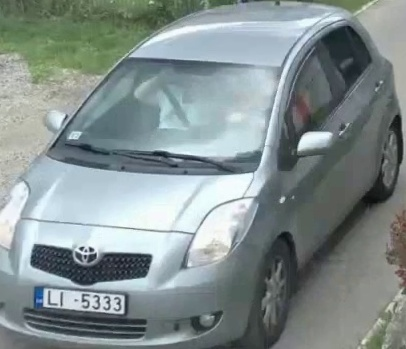
#> input picture fisheye_simulation/reid_images_fisheye_simulated/id_10_frame_1546.jpg, 406 x 349 px, given as the content of the folder ome/tomass/tomass/data/EDI_Cam_testData/summer_vid/vid1/cam1, which was not available
$ python simulate_distortion.py   (older library calls are emulated)
#> lines starting #> are read from the running program, lines starting #| are printed output that depends on the picture; pictures that were not available may be replaced by others from this repository, and a replacement may not be noted
#> further down, img is the input picture: shape (349, 406, 3); mean B, G, R 143.1, 143.3, 131.4
import os
import cv2
import numpy as np
from glob import glob
from random import randint
from tqdm import tqdm

# Configuration
input_dir = "/home/tomass/tomass/data/EDI_Cam_testData/summer_vid/vid1/cam1"  # folder with clean vehicle crops
output_dir = "fisheye_simulation/reid_images_fisheye_simulated"
os.makedirs(output_dir, exist_ok=True)


fisheye_img_size = (2048, 2048)
# Simulated fisheye camera intrinsics
fx = fy = fisheye_img_size[0] // 2
cx, cy = fisheye_img_size[0] // 2, fisheye_img_size[1] // 2  # center of image
K = np.array([[fx,  0, cx],
              [0,  fy, cy],
              [0,   0,  1]], dtype=np.float64)
# Realistic fisheye distortion coefficients for ~180° FOV fisheye lens
D = np.array([-0.3, 0.1, 0.0, 0.0], dtype=np.float64)

def apply_fisheye_distortion_to_crop(crop_img):
    h, w = crop_img.shape[:2]
#> h = 349; w = 406

    # Random top-left position in fisheye canvas where crop will be placed
    max_x = fisheye_img_size[0] - w
#> max_x = 1642
    max_y = fisheye_img_size[1] - h
#> max_y = 1699

    # Avoid placing the crop too close to borders (padding ~400 px)
    margin = 500
    safe_max_x = fisheye_img_size[0] - w - margin
#> safe_max_x = 1142
    safe_max_y = fisheye_img_size[1] - h - margin
#> safe_max_y = 1199

    x_offset = np.random.randint(margin, safe_max_x + 1)
#> x_offset = 1059
    y_offset = np.random.randint(margin, safe_max_y + 1)
#> y_offset = 1129

    # Embed crop into black fisheye canvas
    canvas = np.zeros((fisheye_img_size[1], fisheye_img_size[0], 3), dtype=np.uint8)
    canvas[y_offset:y_offset + h, x_offset:x_offset + w] = crop_img
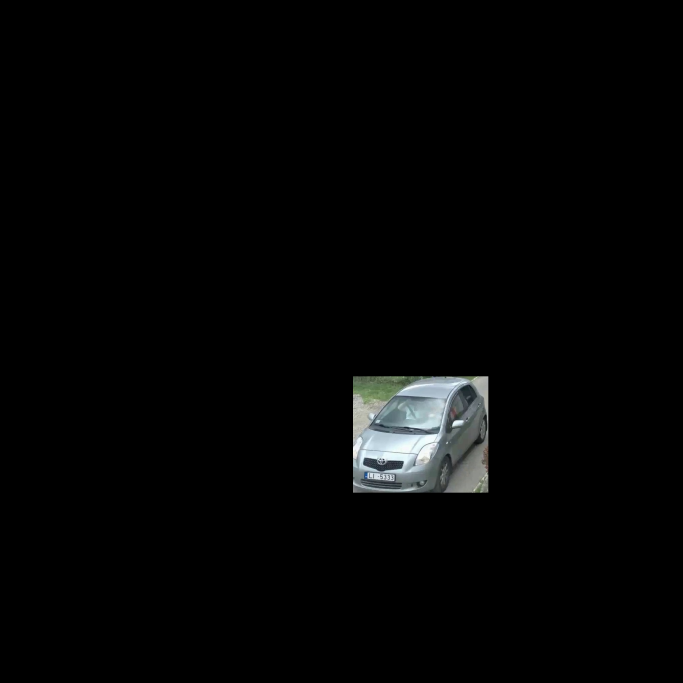
#> canvas: shape (2048, 2048, 3) (shown at 1/3 size); mean B, G, R 4.8, 4.8, 4.4

    # Create new camera matrix (optional, but safe)
    new_K = K.copy()

    # Undistort + distort maps
    map1, map2 = cv2.fisheye.initUndistortRectifyMap(
        K, D, np.eye(3), new_K, fisheye_img_size, cv2.CV_16SC2
    )
    distorted_canvas = cv2.remap(canvas, map1, map2, interpolation=cv2.INTER_LINEAR, borderMode=cv2.BORDER_CONSTANT)
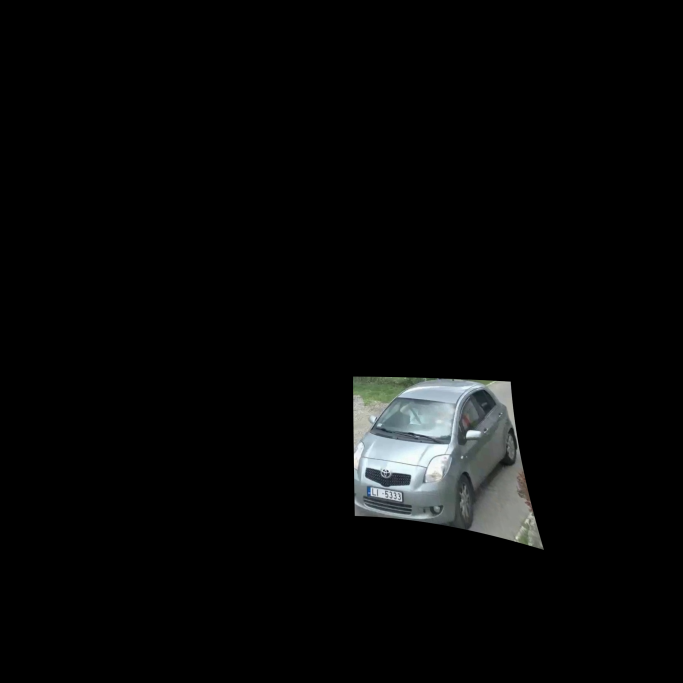
#> distorted_canvas: shape (2048, 2048, 3) (shown at 1/3 size); mean B, G, R 7.5, 7.5, 6.9

    # Crop the same region after distortion
    distorted_crop = distorted_canvas[y_offset:y_offset + h, x_offset:x_offset + w]
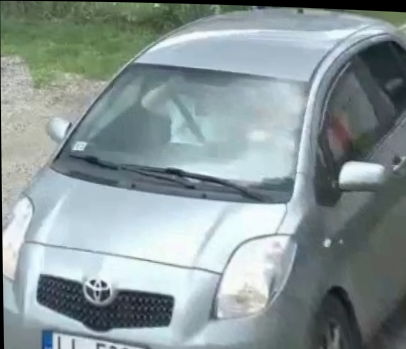
#> distorted_crop: shape (349, 406, 3); mean B, G, R 152.1, 150.9, 137

    # [4 lines of commented-out code are left out]

    return distorted_crop

# Process images
image_paths = glob(os.path.join(input_dir, "*"))
for img_path in tqdm(image_paths, desc="Simulating fisheye distortion"):
    img = cv2.imread(img_path)
    if img is None:
        continue

    distorted = apply_fisheye_distortion_to_crop(img)


    filename = os.path.basename(img_path)
    cv2.imwrite(os.path.join(output_dir, filename), distorted)
    print(f"Processed {filename} with fisheye distortion.")

$ run again, on fisheye_simulation/reid_images_fisheye_simulated/id_10_frame_3186.jpg
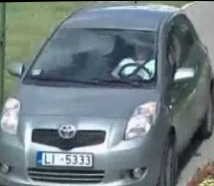
#> input picture fisheye_simulation/reid_images_fisheye_simulated/id_10_frame_3186.jpg, 214 x 186 px, given as the content of the folder ome/tomass/tomass/data/EDI_Cam_testData/summer_vid/vid1/cam1, which was not available
#> img is the input picture: shape (186, 214, 3); mean B, G, R 130.7, 126.3, 113.1
#> in apply_fisheye_distortion_to_crop, `canvas[y_offset:y_offset + h, x_offset:x_offset + w] = crop_img`:
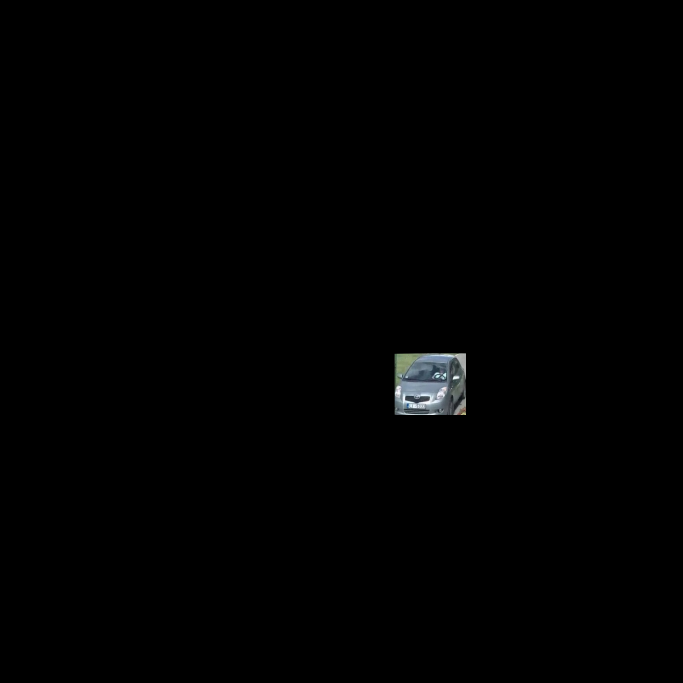
#> canvas: shape (2048, 2048, 3) (shown at 1/3 size); mean B, G, R 1.2, 1.2, 1.1
#> in apply_fisheye_distortion_to_crop, `distorted_crop = distorted_canvas[y_offset:y_offset + h, x_offset:x_of..`:
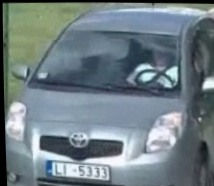
#> distorted_crop: shape (186, 214, 3); mean B, G, R 132.2, 126.1, 111.6

$ run again, on fisheye_simulation/reid_images_fisheye_simulated/id_10_frame_3203.jpg
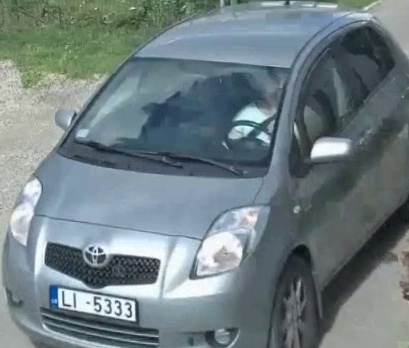
#> input picture fisheye_simulation/reid_images_fisheye_simulated/id_10_frame_3203.jpg, 409 x 348 px, given as the content of the folder ome/tomass/tomass/data/EDI_Cam_testData/summer_vid/vid1/cam1, which was not available
#> img is the input picture: shape (348, 409, 3); mean B, G, R 130.7, 126.6, 111.9
#> in apply_fisheye_distortion_to_crop, `distorted_canvas = cv2.remap(canvas, map1, map2, interpolation=cv2.INT..`:
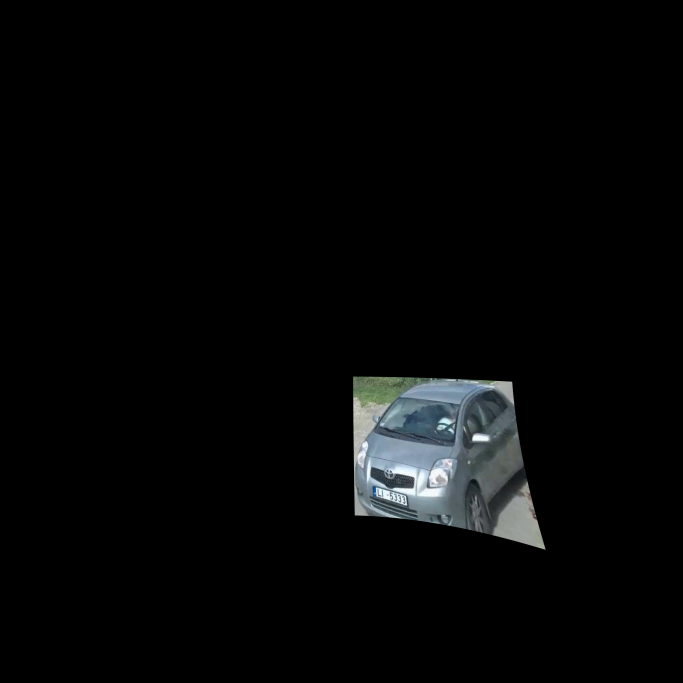
#> distorted_canvas: shape (2048, 2048, 3) (shown at 1/3 size); mean B, G, R 6.9, 6.7, 6
#> in apply_fisheye_distortion_to_crop, `distorted_crop = distorted_canvas[y_offset:y_offset + h, x_offset:x_of..`:
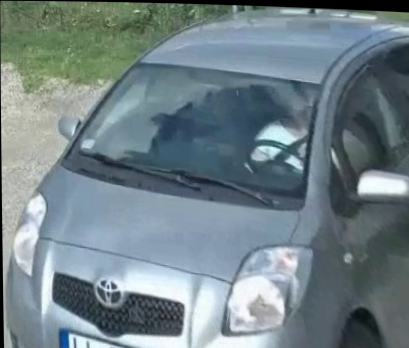
#> distorted_crop: shape (348, 409, 3); mean B, G, R 135.6, 129.6, 113.3

$ run again, on fisheye_simulation/reid_images_fisheye_simulated/id_10_frame_494.jpg
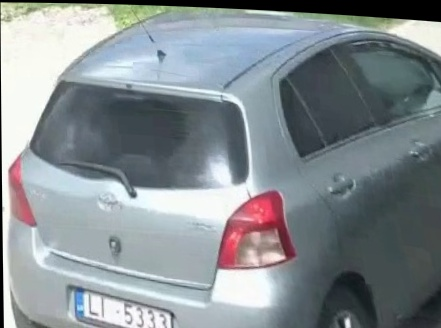
#> input picture fisheye_simulation/reid_images_fisheye_simulated/id_10_frame_494.jpg, 441 x 328 px, given as the content of the folder ome/tomass/tomass/data/EDI_Cam_testData/summer_vid/vid1/cam1, which was not available
#> img is the input picture: shape (328, 441, 3); mean B, G, R 145.7, 141.5, 133.4
#> in apply_fisheye_distortion_to_crop, `distorted_canvas = cv2.remap(canvas, map1, map2, interpolation=cv2.INT..`:
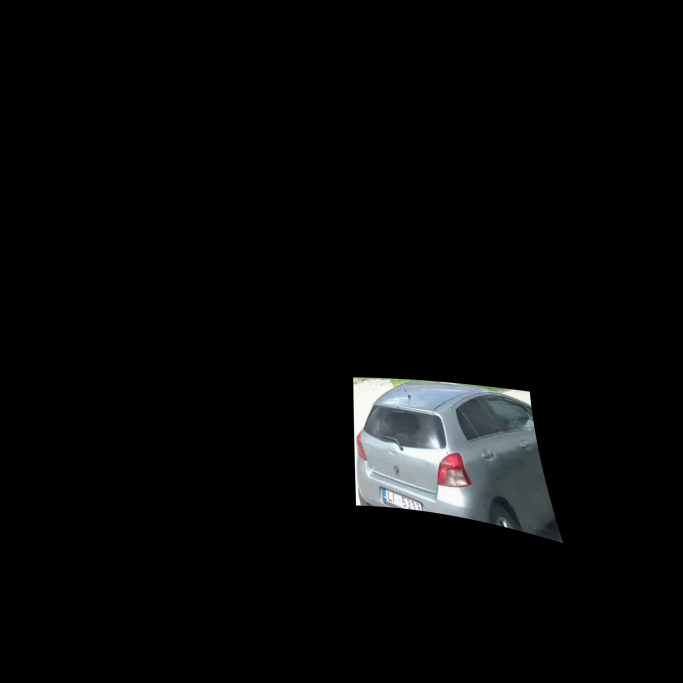
#> distorted_canvas: shape (2048, 2048, 3) (shown at 1/3 size); mean B, G, R 7.7, 7.5, 7
#> in apply_fisheye_distortion_to_crop, `distorted_crop = distorted_canvas[y_offset:y_offset + h, x_offset:x_of..`:
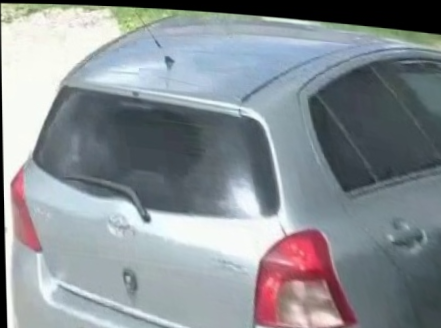
#> distorted_crop: shape (328, 441, 3); mean B, G, R 148.4, 143.3, 136.8
